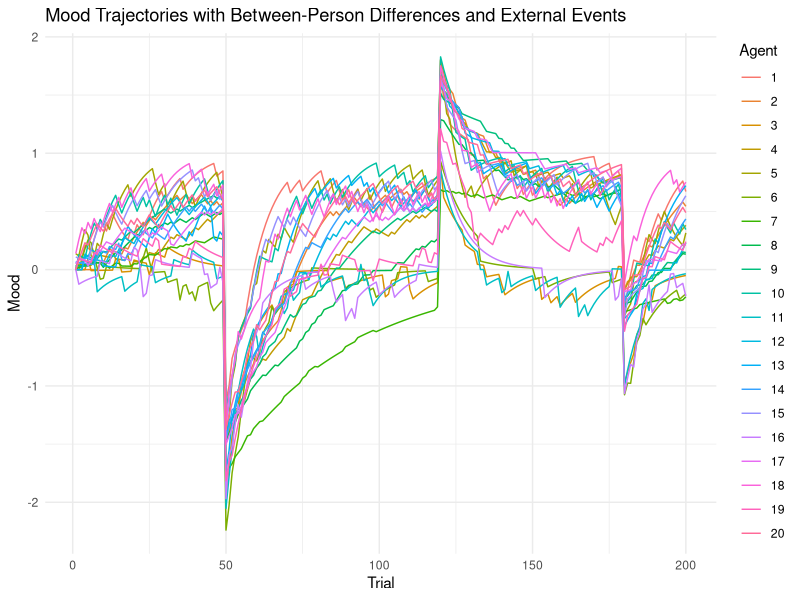
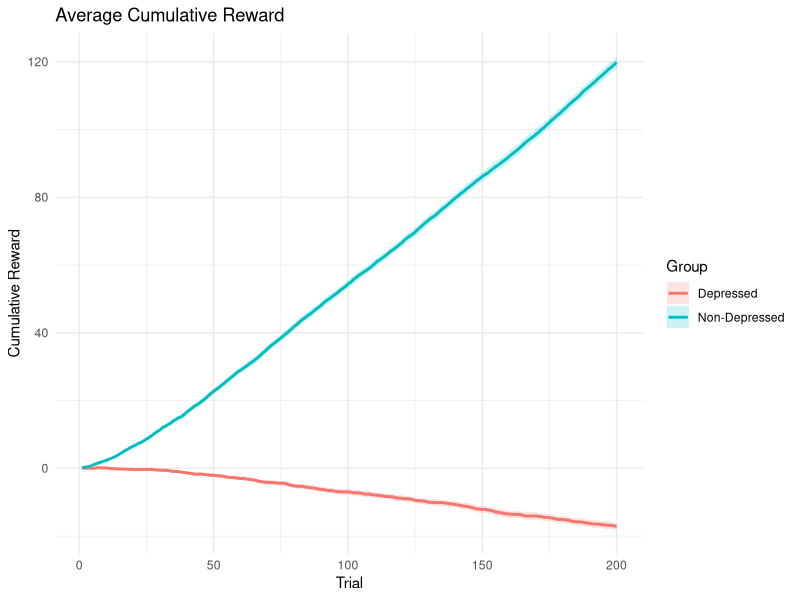
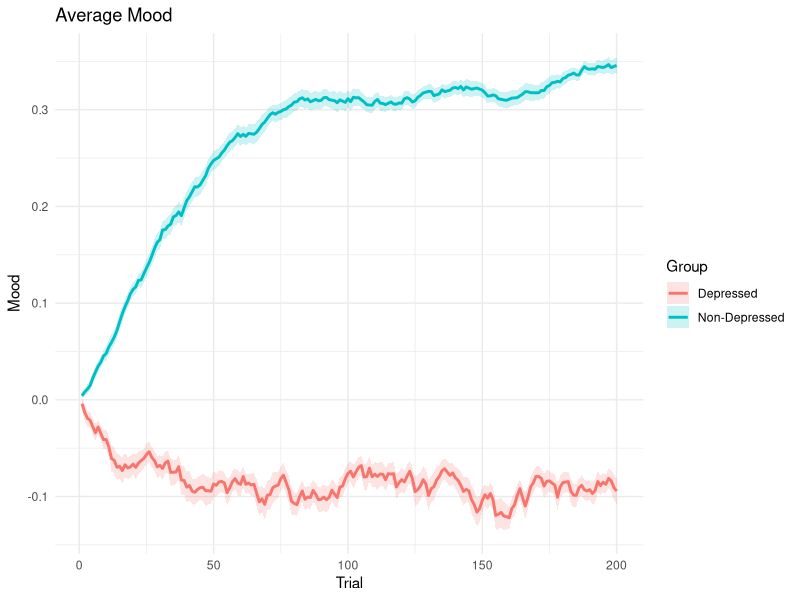

Write the R code that produced these figures, in order.

# multi agent and metacognitive
# This R script extends a mood-modulated Bayesian reinforcement learning framework by introducing between-person variability and exogenous environmental events. In a 5-armed bandit task, each of 20 simulated agents is endowed with individual-level parameters governing pessimism, self-defeating bias, mood decay, and mood influence. Notably, pessimistic prior mean and self-defeating bias are sampled from a correlated bivariate normal distribution, introducing realistic covariance in affective traits. The environment is punctuated by external events—negative at trials 50 and 180, positive at 120—which directly perturb the agent’s mood, operationalized as an exponentially smoothed function of prior rewards. Each agent selects actions using Thompson sampling, with mood dynamically modulating the variance of the sampled Q-values to shift the exploration–exploitation balance. The resulting dataset captures action choice, reward received, and mood trajectory for each agent across 200 episodes. The mood trajectories, visualized via a multi-agent time series plot, reveal heterogeneity in affective dynamics and illustrate how internal traits interact with external perturbations.







set.seed(123)
library(ggplot2)
library(reshape2)

# Environment
reward_probs <- c(0.7, 0.6, 0.2, 0.1, 0.05)
reward_vals  <- c(1, 1, -1, -1, -2)
self_defeating_arms <- 3:5
episodes <- 200
N_agents <- 20

# External events (e.g., negative at 50, positive at 120, negative at 180)
external_events <- rep(0, episodes)
external_events[c(50, 120, 180)] <- c(-2, 1, -1)


mean_vec <- c(0, 0)
cov_mat <- matrix(c(0.25, 0.15,
                    0.15, 1.0), nrow = 2, byrow = TRUE)

# Generate correlated samples
correlated_params <- MASS::mvrnorm(N_agents, mu = mean_vec, Sigma = cov_mat)
colnames(correlated_params) <- c("pessimistic_prior_mean", "self_defeat_bias")

# Generate other independent parameters
mood_decay <- runif(N_agents, 0.85, 0.98)
mood_influence <- rnorm(N_agents, 2, 0.5)

# Combine into a data frame
agents <- data.frame(
  mood_decay = mood_decay,
  mood_influence = mood_influence,
  pessimistic_prior_mean = correlated_params[, "pessimistic_prior_mean"],
  self_defeat_bias = correlated_params[, "self_defeat_bias"]
)



run_agent <- function(params) {
  K <- length(reward_probs)
  mu <- rep(params$pessimistic_prior_mean, K)
  tau <- rep(1/10, K)
  actions <- integer(episodes)
  rewards <- numeric(episodes)
  mood <- 0
  mood_hist <- numeric(episodes)
  for (i in 1:episodes) {
    mood_clamped <- min(max(mood, -1), 1)
    mood_sigma_scale <- exp(-params$mood_influence * mood_clamped)
    sampled_Q <- rnorm(K, mean = mu, sd = mood_sigma_scale / sqrt(tau))
    sampled_Q[self_defeating_arms] <- sampled_Q[self_defeating_arms] + params$self_defeat_bias
    action <- which.max(sampled_Q)
    reward <- ifelse(runif(1) < reward_probs[action], reward_vals[action], 0)
    tau[action] <- tau[action] + 1
    mu[action] <- (mu[action] * (tau[action] - 1) + reward) / tau[action]
    actions[i] <- action
    rewards[i] <- reward
    mood <- params$mood_decay * mood + (1 - params$mood_decay) * reward
    mood <- mood + external_events[i]
    mood_hist[i] <- mood
  }
  data.frame(trial = 1:episodes, action = actions, reward = rewards, mood = mood_hist)
}

# Simulate all agents
results <- lapply(1:N_agents, function(i) {
  df <- run_agent(agents[i, ])
  df$agent <- i
  df
})
results_df <- do.call(rbind, results)

# Visualize mood trajectories for all agents
ggplot(results_df, aes(x = trial, y = mood, group = agent, color = factor(agent))) +
  geom_line() +
  labs(title = "Mood Trajectories with Between-Person Differences and External Events",
       x = "Trial", y = "Mood", color = "Agent") +
  theme_minimal()






# This R script simulates a reinforcement learning framework that incorporates meta-cognitive mechanisms to model affective decision-making in “depressed” and “non-depressed” agents. Each agent interacts with a 5-armed bandit environment over 200 trials, with distinct probabilities and magnitudes of rewards. The agents implement Bayesian Q-learning, where mood modulates exploration through variance scaling, and updates to beliefs depend on a learned helplessness factor that reduces learning following repeated punishments. Two groups are defined by parameter sets that reflect psychological differences: the depressed group exhibits greater pessimism, stronger self-defeating bias, faster mood decay, and heightened susceptibility to negative feedback through lower helplessness thresholds and biased rumination (favoring negative outcomes). Thirty agents per group are simulated, and the output is summarized across trials to estimate average cumulative reward and mood. Visualizations reveal significant group differences, with depressed agents accumulating fewer rewards and displaying more negative mood trajectories, highlighting the behavioral and emotional consequences of maladaptive cognitive-affective dynamics.





set.seed(123)
library(ggplot2)
library(reshape2)
library(dplyr)

# Environment
reward_probs <- c(0.7, 0.6, 0.2, 0.1, 0.05)
reward_vals  <- c(1, 1, -1, -1, -2)
self_defeating_arms <- 3:5
episodes <- 200
n_agents <- 30

# Agent function with meta-cognitive variables
bayesian_agent_meta <- function(
    episodes = 200,
    pessimistic_prior_mean = 0,
    prior_var = 10,
    self_defeat_bias = 0,
    mood_decay = 0.9,
    mood_influence = 1.5,
    learned_helplessness_threshold = 5,
    learned_helplessness_factor = 0.5,
    rumination_weight_success = 0.3,
    rumination_weight_failure = 0.7
) {
  K <- length(reward_probs)
  mu <- rep(pessimistic_prior_mean, K)
  tau <- rep(1/prior_var, K)
  actions <- integer(episodes)
  rewards <- numeric(episodes)
  mood <- 0
  mood_hist <- numeric(episodes)
  consecutive_punishments <- 0
  alpha_base <- 1.0
  
  for (i in 1:episodes) {
    mood_clamped <- min(max(mood, -1), 1)
    mood_sigma_scale <- exp(-mood_influence * mood_clamped)
    sampled_Q <- rnorm(K, mean = mu, sd = mood_sigma_scale / sqrt(tau))
    sampled_Q[self_defeating_arms] <- sampled_Q[self_defeating_arms] + self_defeat_bias
    action <- which.max(sampled_Q)
    reward <- ifelse(runif(1) < reward_probs[action], reward_vals[action], 0)
    
    # Learned helplessness
    if (reward < 0) {
      consecutive_punishments <- consecutive_punishments + 1
    } else {
      consecutive_punishments <- 0
    }
    if (consecutive_punishments >= learned_helplessness_threshold) {
      alpha <- alpha_base * learned_helplessness_factor
    } else {
      alpha <- alpha_base
    }
    
    # Bayesian update
    tau[action] <- tau[action] + alpha
    mu[action] <- (mu[action] * (tau[action] - alpha) + alpha * reward) / tau[action]
    actions[i] <- action
    rewards[i] <- reward
    
    # Rumination
    if (reward > 0) {
      mood_update <- rumination_weight_success * reward
    } else if (reward < 0) {
      mood_update <- rumination_weight_failure * reward
    } else {
      mood_update <- 0
    }
    mood <- mood_decay * mood + (1 - mood_decay) * mood_update
    mood_hist[i] <- mood
  }
  list(actions = actions, rewards = rewards, mood = mood_hist)
}

# Parameter sets for groups
params_non_depressed <- list(
  pessimistic_prior_mean = 0,
  self_defeat_bias = 0,
  mood_decay = 0.95,
  mood_influence = 1.0,
  learned_helplessness_threshold = 10,
  learned_helplessness_factor = 0.8,
  rumination_weight_success = 0.5,
  rumination_weight_failure = 0.5
)

params_depressed <- list(
  pessimistic_prior_mean = -0.5,
  self_defeat_bias = 2,
  mood_decay = 0.9,
  mood_influence = 2.0,
  learned_helplessness_threshold = 3,
  learned_helplessness_factor = 0.3,
  rumination_weight_success = 0.2,
  rumination_weight_failure = 0.8
)

# Run simulations
sim_results <- lapply(1:n_agents, function(i) {
  # Non-depressed
  nd <- do.call(bayesian_agent_meta, c(list(episodes = episodes, prior_var = 10), params_non_depressed))
  # Depressed
  d <- do.call(bayesian_agent_meta, c(list(episodes = episodes, prior_var = 10), params_depressed))
  data.frame(
    Trial = rep(1:episodes, 2),
    CumulativeReward = c(cumsum(nd$rewards), cumsum(d$rewards)),
    Mood = c(nd$mood, d$mood),
    Agent = rep(i, 2 * episodes),
    Group = rep(c("Non-Depressed", "Depressed"), each = episodes)
  )
})
sim_df <- bind_rows(sim_results)

# Summarize across agents
summary_df <- sim_df %>%
  group_by(Group, Trial) %>%
  summarize(
    MeanCumulativeReward = mean(CumulativeReward),
    SEMCumulativeReward = sd(CumulativeReward) / sqrt(n()),
    MeanMood = mean(Mood),
    SEMMood = sd(Mood) / sqrt(n())
  )

# Plot average cumulative reward
p1 <- ggplot(summary_df, aes(x = Trial, y = MeanCumulativeReward, color = Group)) +
  geom_line(size = 1) +
  geom_ribbon(aes(ymin = MeanCumulativeReward - SEMCumulativeReward, ymax = MeanCumulativeReward + SEMCumulativeReward, fill = Group), alpha = 0.2, color = NA) +
  labs(title = "Average Cumulative Reward", x = "Trial", y = "Cumulative Reward") +
  theme_minimal() +
  scale_color_manual(values = c("Non-Depressed" = "#00bfc4", "Depressed" = "#f8766d")) +
  scale_fill_manual(values = c("Non-Depressed" = "#00bfc4", "Depressed" = "#f8766d"))

# Plot average mood
p2 <- ggplot(summary_df, aes(x = Trial, y = MeanMood, color = Group)) +
  geom_line(size = 1) +
  geom_ribbon(aes(ymin = MeanMood - SEMMood, ymax = MeanMood + SEMMood, fill = Group), alpha = 0.2, color = NA) +
  labs(title = "Average Mood", x = "Trial", y = "Mood") +
  theme_minimal() +
  scale_color_manual(values = c("Non-Depressed" = "#00bfc4", "Depressed" = "#f8766d")) +
  scale_fill_manual(values = c("Non-Depressed" = "#00bfc4", "Depressed" = "#f8766d"))

print(p1)
print(p2)











